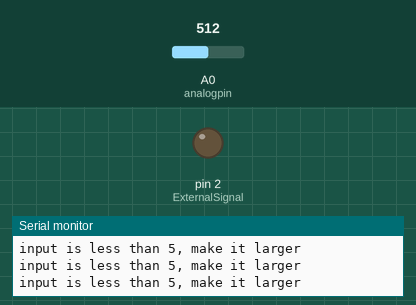
Simulated run of this sketch. Board: Arduino Uno, built with avr-gcc and run on an emulated ATmega328P. On the bench: output pins drawn as LEDs (lit = HIGH), the last lines printed to the serial monitor. The inputs (shaded band) are chosen by the test bench; at power-on: A0 (analogpin) = 512.

Above: at 1.2 s.
1.3 s: A0 (analogpin) set to 568
4.3 s: A0 (analogpin) set to 593
At 10.7 s:
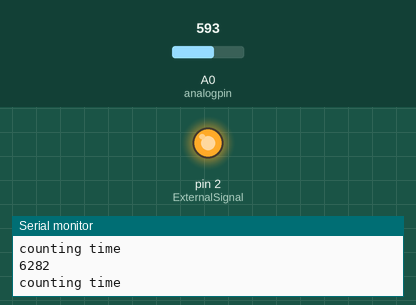
Timing chart, 0 to 11.9 s (numbered marks = the images above; inputs shaded):
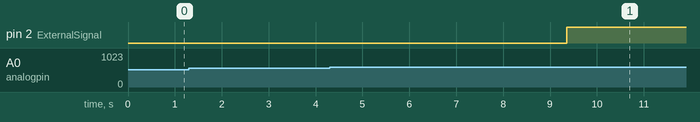

Measured:
- the behaviour switches between 584 and 585 on A0 (analogpin) (found by bisection; images 0 and 1)
- after the input at 4.3 s, pin 2 (ExternalSignal): LOW → HIGH after 5.1 s

The sketch:

voltageDetection.ino
```cpp
int analogpin=0;              //定义analogpin为模拟口0
int ExternalSignal = 2;
int val,val5;                     //定义变量val,val5
int val2=0;                     //定义变量val2
int val3=0;                     //定义变量val3
int val4=0;                     //定义变量val4
int duration = 0;
int startTime;
bool startingTimeSet = false;
void setup()
{
    Serial.begin(9600);     //设置波特率位9600
    pinMode(ExternalSignal,OUTPUT);
}
void loop()
{
    int val,val5;
    float val1;
    val=analogRead(analogpin);               //读出模拟口的值并赋给变量val
    val1=val/3.9;
    val5=(int)val1;
    val3=val5/100;
    val2=(val5%100)/10;
    val4=val5%10;

    if (val2 >=5 && !startingTimeSet){
      startTime = millis();
      startingTimeSet = true;
      Serial.println("starting time is reset");
    }
    if (val2 >=5){
      duration = millis()-startTime;
      Serial.println("counting time");
      Serial.println(duration);
    }else{
      duration = 0;
      Serial.println("input is less than 5, make it larger");
      startingTimeSet = false;
      digitalWrite(ExternalSignal,LOW);
    }
    if (duration>= 5000){
      digitalWrite(ExternalSignal,HIGH);
    }

}
```
